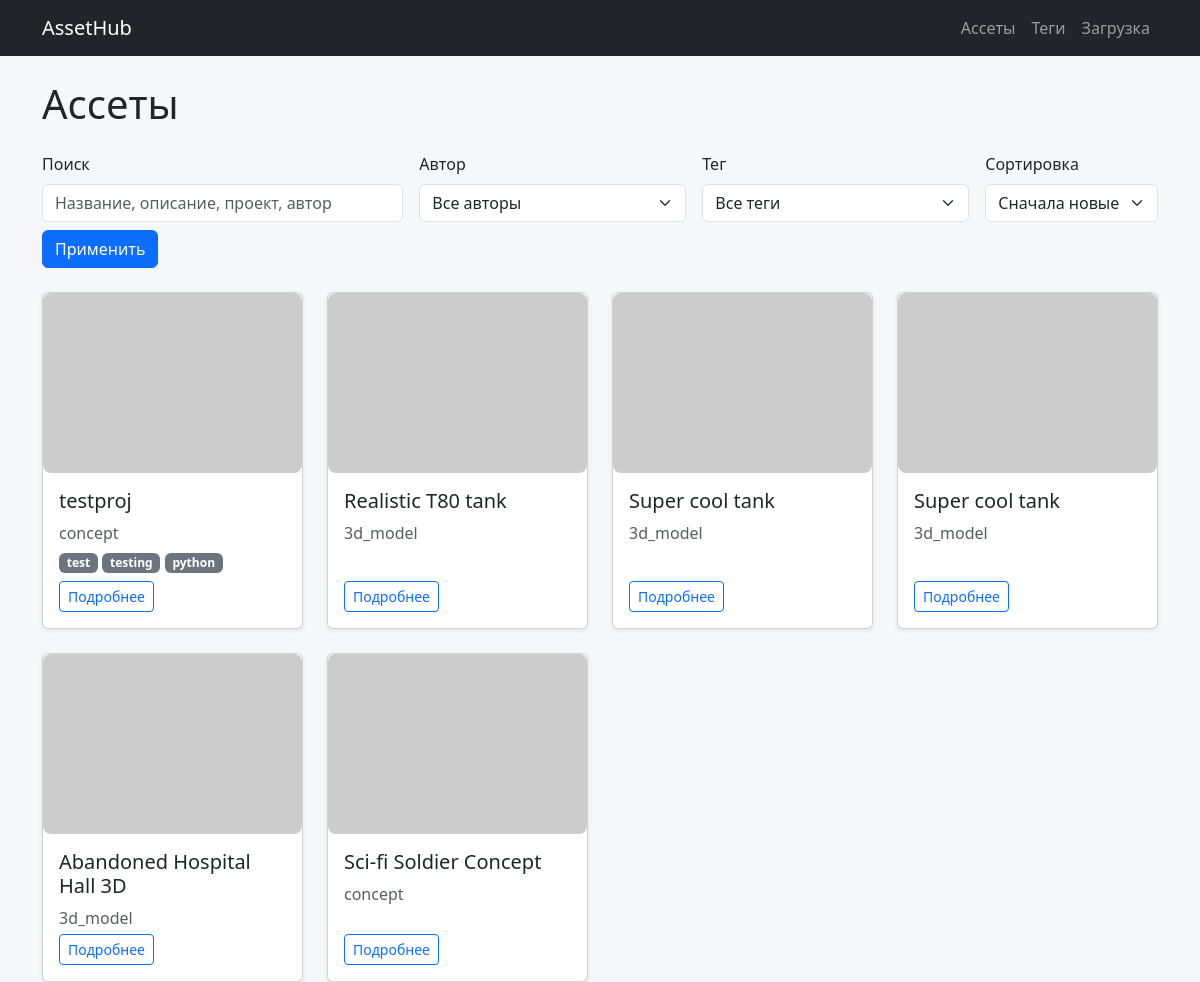
Before: /assets/ with the older database file.
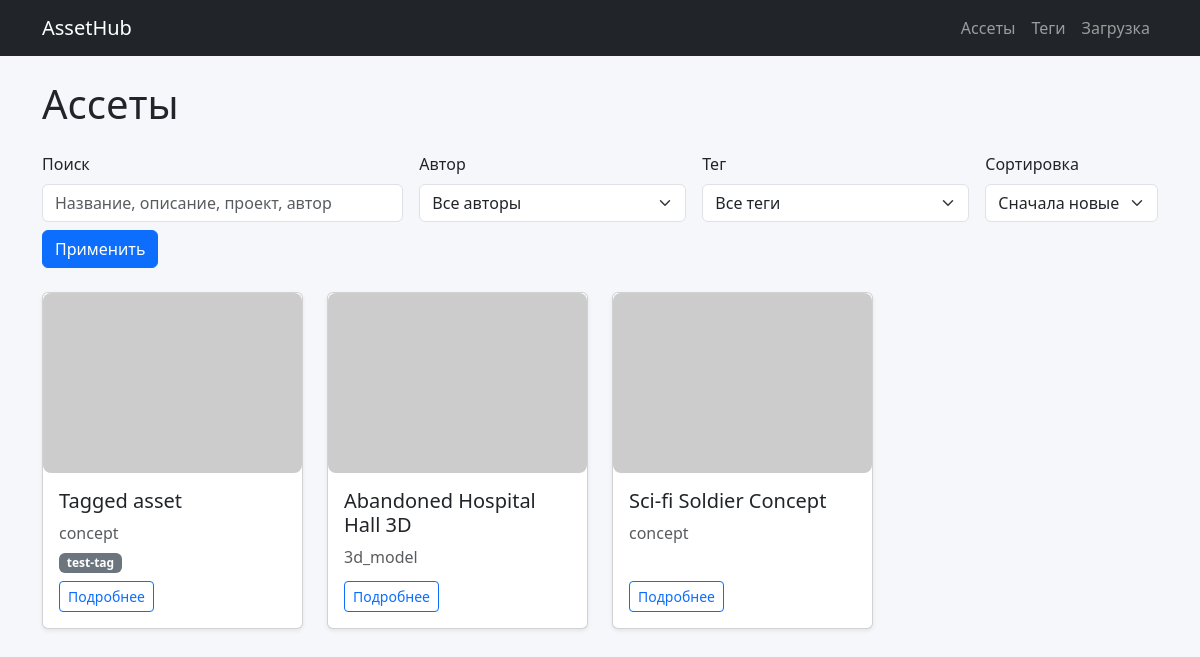
After: the same page with the newer database file.
### app/models/asset.py (models this page shows, shortened)
class Asset(db.Model):
    __tablename__ = "assets"
    id = db.Column(db.Integer, primary_key=True)
    title = db.Column(db.String(255), nullable=False)
    description = db.Column(db.Text)
    asset_type = db.Column(db.String(50), nullable=False)  # concept, 3d_model, texture и тд
    file_path = db.Column(db.String(512), nullable=False)
    preview_path = db.Column(db.String(512))
    project_name = db.Column(db.String(255))
    author_name = db.Column(db.String(255))
    created_at = db.Column(db.DateTime, default=datetime.utcnow)
    updated_at = db.Column(db.DateTime, onupdate=datetime.utcnow)
    tags = db.relationship(
        "Tag",
        secondary="asset_tags",
        back_populates="assets"
    )

### app/models/tag.py (models this page shows, shortened)
class Tag(db.Model):
    __tablename__ = "tags"
    id = db.Column(db.Integer, primary_key=True)
    name = db.Column(db.String(100), unique=True, nullable=False)
    assets = db.relationship(
        "Asset",
        secondary="asset_tags",
        back_populates="tags"
    )

### app/controllers/assets.py (the view, shortened to what this page needs)
@assets_bp.route("/")
@assets_bp.route("/")
def assets_list():
    tag_filter = request.args.get("tag")
    author_filter = request.args.get("author")
    q = request.args.get("q", "").strip()
    sort = request.args.get("sort", "new")
    query = Asset.query
    if tag_filter:
        query = query.join(Asset.tags).filter(Tag.name == tag_filter)
    if author_filter:
        query = query.filter(Asset.author_name == author_filter)
    if sort == "old":
        query = query.order_by(Asset.created_at.asc())
    elif sort == "title":
        query = query.order_by(Asset.title.asc())
    elif sort == "author":
        query = query.order_by(Asset.author_name.asc())
    else:
        query = query.order_by(Asset.created_at.desc())
    assets = query.all()
    authors_rows = (
        db.session.query(Asset.author_name)
        .filter(Asset.author_name.isnot(None))
        .distinct()
        .order_by(Asset.author_name.asc())
        .all()
    )
    all_authors = [row[0] for row in authors_rows]
    all_tags = Tag.query.order_by(Tag.name).all()
    return render_template(
        "assets/list.html",
        assets=assets,
        tag_filter=tag_filter,
        author_filter=author_filter,
        q=q,
        sort=sort,
        all_authors=all_authors,
        all_tags=all_tags,
    )

### app/templates/assets/list.html (shortened to what this page needs)
{% extends "base.html" %}
{% block content %}
<h1 class="mb-4">Ассеты</h1>
<form class="row gy-2 gx-3 align-items-end mb-4" method="get">
    <div class="col-md-4">
        <label class="form-label">Поиск</label>
        <input type="text" name="q" class="form-control"
               placeholder="Название, описание, проект, автор"
               value="{{ q or '' }}">
    </div>
    <div class="col-md-3">
        <label class="form-label">Автор</label>
        <select name="author" class="form-select">
            <option value="">Все авторы</option>
        </select>
    </div>
    <div class="col-md-3">
        <label class="form-label">Тег</label>
        <select name="tag" class="form-select">
            <option value="">Все теги</option>
        </select>
    </div>
    <div class="col-md-2">
        <label class="form-label">Сортировка</label>
        <select name="sort" class="form-select">
            <option value="new" {% if sort == 'new' %}selected{% endif %}>Сначала новые</option>
        </select>
    </div>
    <div class="col-12 mt-2">
        <button class="btn btn-primary">Применить</button>
    </div>
</form>
<div class="row g-4">
    {% for asset in assets %}
    <div class="col-sm-6 col-md-4 col-lg-3">
        <div class="card shadow-sm asset-card h-100">
            <img src="https://placehold.co/400x200"
                 class="card-img-top" alt="preview">
            <div class="card-body d-flex flex-column">
                <h5 class="card-title">{{ asset.title }}</h5>
                <p class="card-text text-muted mb-1">{{ asset.asset_type }}</p>
                {% if asset.tags %}
                <p class="mb-2">
                    {% for tag in asset.tags %}
                        <a href="{{ url_for('assets.assets_list', tag=tag.name) }}"
                           class="badge bg-secondary text-decoration-none">
                            {{ tag.name }}
                        </a>
                    {% endfor %}
                </p>
                {% endif %}
                <div class="mt-auto">
                    <a href="{{ url_for('assets.asset_detail', asset_id=asset.id) }}"
                       class="btn btn-sm btn-outline-primary">
                        Подробнее
                    </a>
                </div>
            </div>
        </div>
    </div>
    {% else %}
        <p>Ассеты не найдены.</p>
    {% endfor %}
</div>
{% endblock %}

### app/templates/base.html (shortened to what this page needs)
<!doctype html>
<html lang="ru">
<head>
    <link
        href="https://cdn.jsdelivr.net/npm/bootstrap@5.3.2/dist/css/bootstrap.min.css"
        rel="stylesheet">
</head>
<body>
<nav class="navbar navbar-expand-lg navbar-dark bg-dark mb-4">
  <div class="container">
    <a class="navbar-brand" href="/">AssetHub</a>
    <div class="collapse navbar-collapse" id="navbarNav">
      <ul class="navbar-nav ms-auto">
        <li class="nav-item">
          <a class="nav-link" href="{{ url_for('assets.assets_list') }}">Ассеты</a>
        </li>
        <li class="nav-item">
          <a class="nav-link" href="{{ url_for('tags.tags_list') }}">Теги</a>
        </li>
        <li class="nav-item">
          <a class="nav-link" href="{{ url_for('assets.upload_form') }}">
            Загрузка
          </a>
        </li>
      </ul>
    </div>
  </div>
</nav>
<div class="container">
    {% block content %}{% endblock %}
</div>
</body>
</html>

### app/templates/base.html (style rules this page uses)
body { background-color: #f5f7fa; }
.asset-card img { width: 100%; height: 180px; object-fit: cover; border-radius: 8px; }

Changed rows visible on the page:
removed Asset: title "testproj", asset_type "concept", Tag (name "test")
removed Tag: name "testing", shown under "testproj"
removed Tag: name "python", shown under "testproj"
removed Asset: title "Realistic T80 tank", asset_type "3d_model"
removed Asset: title "Super cool tank", asset_type "3d_model"
removed Asset: title "Super cool tank", asset_type "3d_model"
added Asset: title "Tagged asset", asset_type "concept", Tag (name "test-tag")
